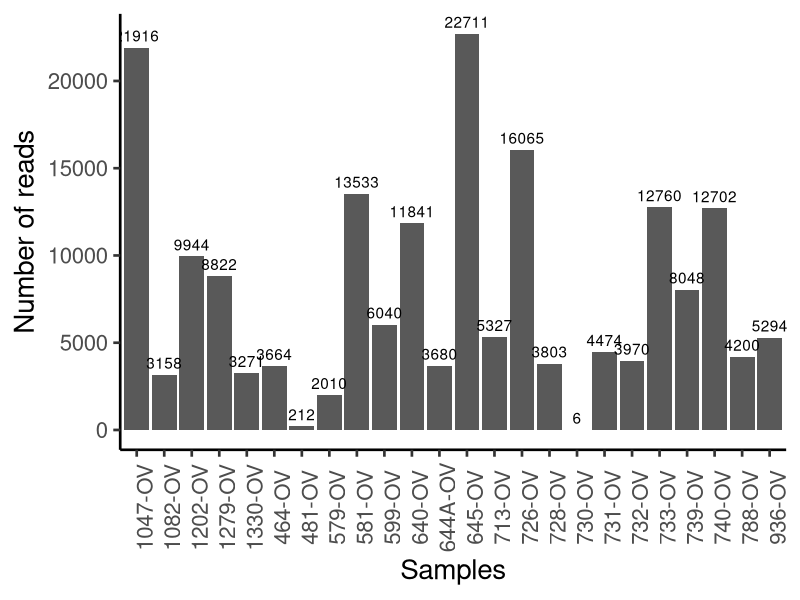

Write the R code that produced this figure.
library(tidyverse)

seqs <- read.csv("reads.csv", header = TRUE)
reads <- seqs[seqs$group == "ovpos",]

ggplot(reads, aes(sample_id, count, label=count)) + 
  geom_bar(stat = "identity") + theme_classic(base_size = 20) +
  labs(y="Number of reads", x="Samples") + 
  geom_text(position = position_dodge(width = 1),vjust=-0.5,hjust=0.5) + 
  theme(axis.text.x = element_text(angle = 90))
